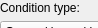
       <widget class="QWidget" name="sectionHeatFlux">
        <property name="geometry">
         <rect>
          <x>0</x>
          <y>0</y>
          <width>98</width>
          <height>28</height>
         </rect>
        </property>
        <attribute name="label">
         <string>Heat Flux</string>
        </attribute>
        <widget class="QLabel" name="lblConditionType">
         <property name="geometry">
          <rect>
           <x>0</x>
           <y>0</y>
           <width>91</width>
           <height>16</height>
          </rect>
         </property>
         <property name="text">
          <string>Condition type:</string>
         </property>
        </widget>
        <widget class="QComboBox" name="cmbConditionType">
         <property name="geometry">
          <rect>
           <x>0</x>
           <y>21</y>
           <width>321</width>
           <height>22</height>
          </rect>
         </property>
         <item>
          <property name="text">
           <string>General inward heat flux</string>
          </property>
         </item>
         <item>
          <property name="text">
           <string>Convective heat flux</string>
          </property>
         </item>
        </widget>
        <widget class="QLineEdit" name="lEditHeatFlux">
         <property name="geometry">
          <rect>
           <x>44</x>
           <y>52</y>
           <width>161</width>
           <height>20</height>
          </rect>
         </property>
        </widget>
        <widget class="QLabel" name="lbHeatFlux">
         <property name="geometry">
          <rect>
           <x>15</x>
           <y>52</y>
           <width>291</width>
           <height>16</height>
          </rect>
         </property>
         <property name="text">
          <string>q0:                                             W/m2</string>
         </property>
        </widget>
        <widget class="QLineEdit" name="lEditHeatTransfer">
         <property name="geometry">
          <rect>
           <x>44</x>
           <y>106</y>
           <width>161</width>
           <height>20</height>
          </rect>
         </property>
        </widget>
        <widget class="QLabel" name="lblHeatTransfer">
         <property name="geometry">
          <rect>
           <x>20</x>
           <y>106</y>
           <width>301</width>
           <height>16</height>
          </rect>
         </property>
         <property name="text">
          <string>h:                                              W/(m2*K)</string>
         </property>
        </widget>
        <widget class="QLabel" name="lblHeatTransferTitle">
         <property name="geometry">
          <rect>
           <x>2</x>
           <y>80</y>
           <width>161</width>
           <height>16</height>
          </rect>
         </property>
         <property name="text">
          <string>Heat transfer coefficient:</string>
         </property>
        </widget>
        <widget class="QLabel" name="lblExternalTemperatureTitle">
         <property name="geometry">
          <rect>
           <x>3</x>
           <y>134</y>
           <width>131</width>
           <height>16</height>
          </rect>
         </property>
         <property name="text">
          <string>External temperature:</string>
         </property>
        </widget>
        <widget class="QLineEdit" name="lEditExternalTemperature">
         <property name="geometry">
          <rect>
           <x>45</x>
           <y>158</y>
           <width>161</width>
           <height>20</height>
          </rect>
         </property>
        </widget>
        <widget class="QLabel" name="lbExternalTemperature">
         <property name="geometry">
          <rect>
           <x>7</x>
           <y>158</y>
           <width>291</width>
           <height>16</height>
          </rect>
         </property>
         <property name="text">
          <string>Text:                                             K</string>
         </property>
        </widget>
       </widget>
